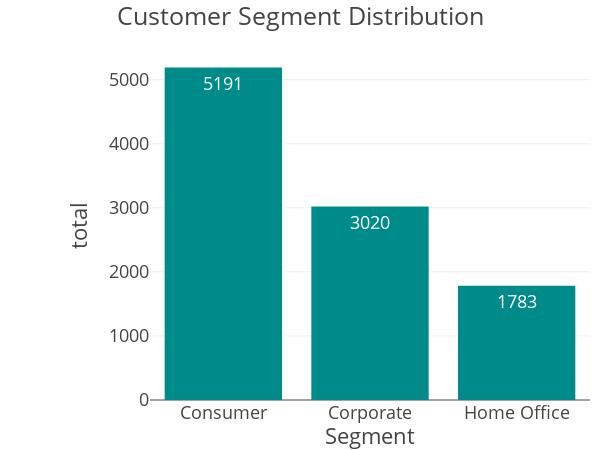

The notebook cell this image was saved under:
### Code cell
fig = px.bar(customer_segment, 
             x ='Segment', 
             y ='total', title='Customer Segment Distribution', 
             color_discrete_sequence=['darkcyan'],
             orientation='v',
            height= 450,
             text = 'total',
            width= 600)
fig.update_traces(textposition = 'inside')
fig.update_layout(template="presentation", paper_bgcolor="rgba(0, 0, 0, 0)", plot_bgcolor ="rgba(0, 0, 0, 0)",
                 margin = dict(l=150, r=10, t=50, b=50))
fig.show()
fig.write_image(os.path.join(results_dir,'customersegment_distribution_bar_plot.jpg'))
fig.write_image(os.path.join(results_dir,'customersegment_distribution_bar_plot.png'))
fig.write_html(os.path.join(results_dir,'customersegment_distribution_bar_plot.html'))

### Figure 1 — Plotly figure (JSON) as saved in the notebook; plotly's stock layout.template omitted (floating-point values rounded to 4 significant figures)
{"data": [{"hovertemplate": "Segment=%{x}<br>total=%{text}<extra></extra>", "legendgroup": "", "marker": {"color": "darkcyan", "pattern": {"shape": ""}}, "name": "", "orientation": "v", "showlegend": false, "text": [5191.0, 3020.0, 1783.0], "textposition": "inside", "type": "bar", "x": ["Consumer", "Corporate", "Home Office"], "xaxis": "x", "y": [5191, 3020, 1783], "yaxis": "y"}], "layout": {"barmode": "relative", "height": 450, "legend": {"tracegroupgap": 0}, "margin": {"b": 50, "l": 150, "r": 10, "t": 50}, "paper_bgcolor": "rgba(0, 0, 0, 0)", "plot_bgcolor": "rgba(0, 0, 0, 0)", "title": {"text": "Customer Segment Distribution"}, "width": 600, "xaxis": {"anchor": "y", "autorange": true, "domain": [0, 1], "range": [-0.5, 2.5], "title": {"text": "Segment"}, "type": "category"}, "yaxis": {"anchor": "x", "autorange": true, "domain": [0, 1], "range": [0, 2.105], "title": {"text": "total"}, "type": "linear"}}}
